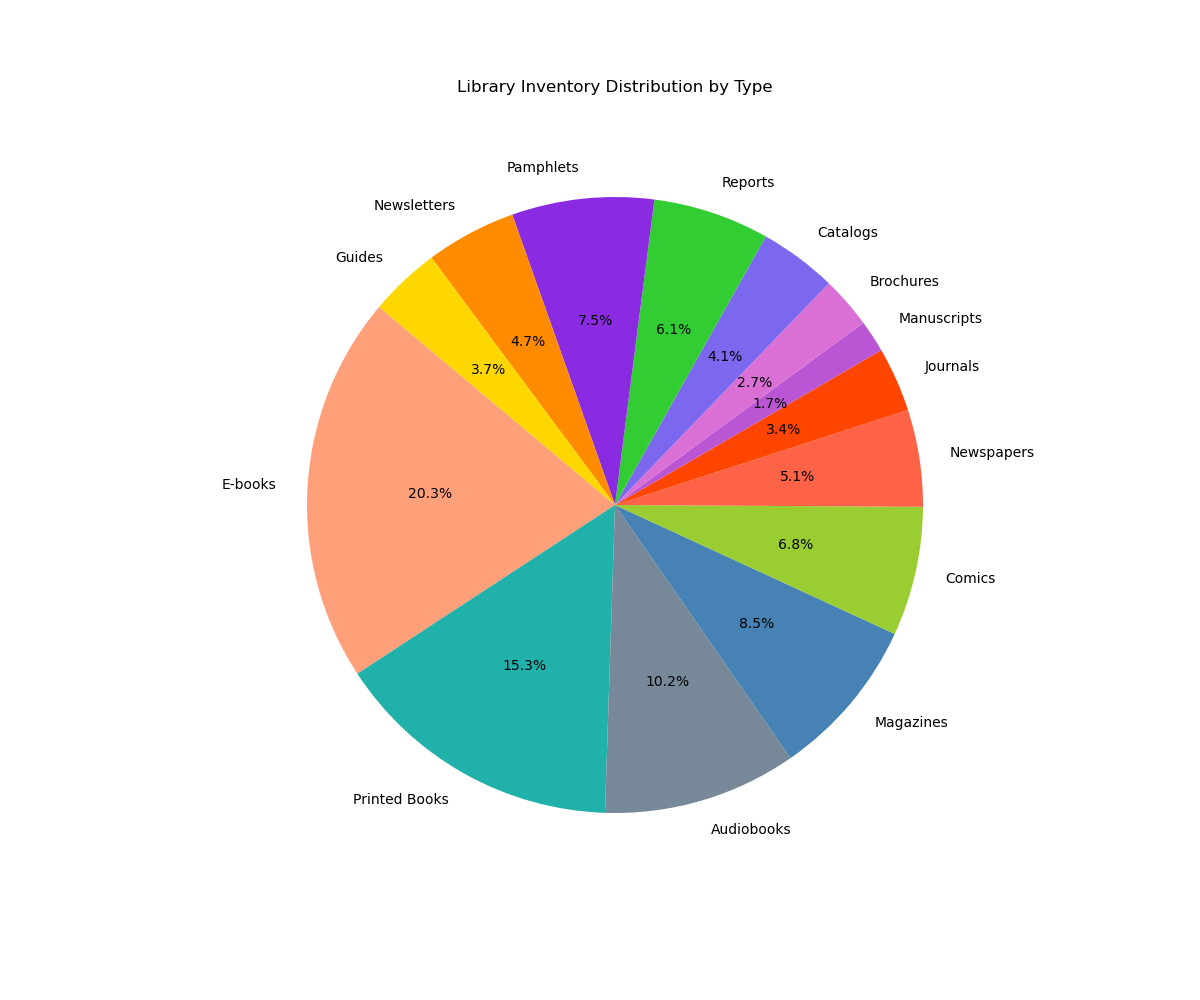

This figure's Python source:

import matplotlib.pyplot as plt

# Data
types = [
    'E-books', 'Printed Books', 'Audiobooks', 'Magazines', 
    'Comics', 'Newspapers', 'Journals', 'Manuscripts', 
    'Brochures', 'Catalogs', 'Reports', 'Pamphlets', 
    'Newsletters', 'Guides'
]
inventory_count = [60, 45, 30, 25, 20, 15, 10, 5, 8, 12, 18, 22, 14, 11]
colors = [
    '#FFA07A', '#20B2AA', '#778899', '#4682B4', '#9ACD32', 
    '#FF6347', '#FF4500', '#BA55D3', '#DA70D6', '#7B68EE', 
    '#32CD32', '#8A2BE2', '#FF8C00', '#FFD700'
]

# Create a pie chart
plt.figure(figsize=(12, 10))  # Adjusting the size of the pie chart
plt.pie(inventory_count, labels=types, colors=colors, startangle=140, autopct='%1.1f%%')

# Title of the pie chart
plt.title('Library Inventory Distribution by Type', pad=20)

plt.show()
